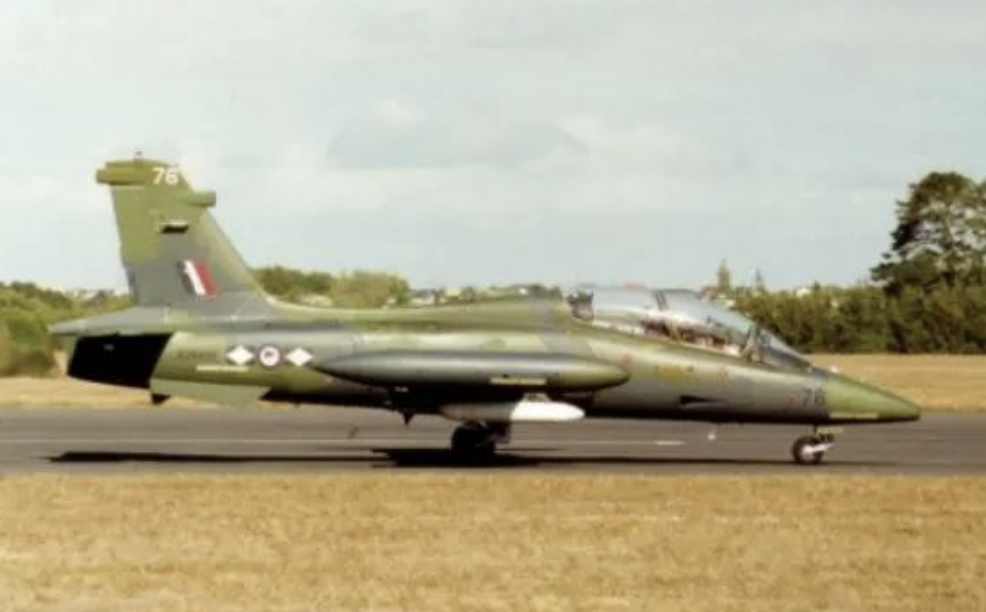
#> input picture experiment/exp4/2.png, 986 x 612 px
$ python Search.py   (older library calls are emulated)
#> lines starting #> are read from the running program, lines starting #| are printed output that depends on the picture; after the words box and inside, x2 and y2 are one past the last pixel; in counts of white or black regions, pixels touching at a corner belong together
import cv2
import numpy as np
from skimage import segmentation, color
import matplotlib.pyplot as plt
from skimage.feature import graycomatrix, graycoprops

# 计算两个区域之间的纹理相似度
def calculate_texture_similarity(region1, region2, image, segments):
    """使用灰度共生矩阵计算纹理相似度"""
    gray_image = cv2.cvtColor(image, cv2.COLOR_BGR2GRAY)  # 转为灰度图像
    texture1 = gray_image[segments == region1].reshape(-1, 1)  # 区域1的纹理
    texture2 = gray_image[segments == region2].reshape(-1, 1)  # 区域2的纹理

    # 计算灰度共生矩阵
    glcm1 = graycomatrix(texture1, [1], [0], symmetric=True, normed=True)
    glcm2 = graycomatrix(texture2, [1], [0], symmetric=True, normed=True)

    # 计算对比度
    contrast1 = graycoprops(glcm1, 'contrast')[0, 0]
    contrast2 = graycoprops(glcm2, 'contrast')[0, 0]

    # 返回两个区域之间的纹理相似度
    return abs(contrast1 - contrast2)

# 计算两个区域之间的颜色相似度
def calculate_color_similarity(region1, region2, image, segments, color_spaces=['RGB', 'HSV', 'GRAY']):
    """在多个颜色空间中计算颜色相似度"""
    color_similarity = 0
    for color_space in color_spaces:
        if color_space == 'RGB':
            img = image  # 原图RGB颜色空间
        elif color_space == 'HSV':
            img = cv2.cvtColor(image, cv2.COLOR_BGR2HSV)  # 转为HSV
        elif color_space == 'GRAY':
            img = cv2.cvtColor(image, cv2.COLOR_BGR2GRAY)  # 转为灰度

        # 计算区域1和区域2在颜色空间中的均值
        color1 = np.mean(img[segments == region1], axis=0)
        color2 = np.mean(img[segments == region2], axis=0)

        # 累加颜色空间中的相似度
        color_similarity += np.linalg.norm(color1 - color2)

    # 返回平均相似度
    return color_similarity / len(color_spaces)

# 计算两个区域之间的尺寸相似度
def calculate_size_similarity(region1, region2, segments):
    """计算尺寸相似度"""
    size1 = np.sum(segments == region1)  # 区域1的大小
    size2 = np.sum(segments == region2)  # 区域2的大小
    return 1 - abs(size1 - size2) / (size1 + size2)  # 计算相对大小差异

# 计算两个区域之间的位置相似度
def calculate_position_similarity(region1, region2, segments):
    """计算位置相似度"""
    y1, x1 = np.where(segments == region1)  # 区域1的像素位置
    y2, x2 = np.where(segments == region2)  # 区域2的像素位置
    center1 = [np.mean(x1), np.mean(y1)]  # 区域1的中心
    center2 = [np.mean(x2), np.mean(y2)]  # 区域2的中心
    return np.linalg.norm(np.array(center1) - np.array(center2))  # 计算中心之间的距离

# 计算两个区域之间的边缘相似度
def calculate_edge_similarity(region1, region2, image, segments):
    edges = cv2.Canny(cv2.cvtColor(image, cv2.COLOR_BGR2GRAY), 100, 200)  # 使用Canny边缘检测
    edge_density1 = np.sum(edges[segments == region1]) / np.sum(segments == region1)  # 区域1的边缘密度
    edge_density2 = np.sum(edges[segments == region2]) / np.sum(segments == region2)  # 区域2的边缘密度
    return abs(edge_density1 - edge_density2)  # 返回边缘密度差

# 综合计算多个相似度指标
def calculate_similarity(region1, region2, image, segments, color_spaces=['RGB', 'HSV', 'GRAY']):
    """综合计算多个相似度指标"""
    color_sim = calculate_color_similarity(region1, region2, image, segments, color_spaces)
    texture_sim = calculate_texture_similarity(region1, region2, image, segments)
    size_sim = calculate_size_similarity(region1, region2, segments)
    position_sim = calculate_position_similarity(region1, region2, segments)
    edge_sim = calculate_edge_similarity(region1, region2, image, segments)
    # 综合相似度
    similarity = 0.35 * color_sim + 0.25 * texture_sim + 0.2 * size_sim + 0.1 * position_sim + 0.1 * edge_sim

    return similarity

# 选择得分最高的top_k个区域
def select_top_regions(boxes, scores, top_k=5):
    """选择得分最高的top_k个区域"""
    sorted_indices = np.argsort(scores)[:top_k]  # 得分越小越好
    return [boxes[i] for i in sorted_indices]

# 计算两个框的IoU（交并比）
def calculate_iou(boxA, boxB):
    """计算两个框的IoU（交并比）"""
    xA = max(boxA[0], boxB[0])  # 交集左上角x
    yA = max(boxA[1], boxB[1])  # 交集左上角y
    xB = min(boxA[2], boxB[2])  # 交集右下角x
    yB = min(boxA[3], boxB[3])  # 交集右下角y

    interArea = max(0, xB - xA + 1) * max(0, yB - yA + 1)  # 交集面积
    boxAArea = (boxA[2] - boxA[0] + 1) * (boxA[3] - boxA[1] + 1)  # 框A的面积
    boxBArea = (boxB[2] - boxB[0] + 1) * (boxB[3] - boxB[1] + 1)  # 框B的面积
    iou = interArea / float(boxAArea + boxBArea - interArea)  # IoU计算公式
    return iou

# 评估选择性搜索的性能
def evaluate_performance(boxes, ground_truth_boxes, iou_threshold=0.5):
    """评估选择性搜索的性能，计算与ground truth的重叠度"""
    matches = 0
    for box in boxes:
        for gt_box in ground_truth_boxes:
            if calculate_iou(box, gt_box) >= iou_threshold:  # 若IoU高于阈值，计为匹配
                matches += 1
                break
    return matches / len(ground_truth_boxes)  # 返回匹配的比例

# 选择性搜索主函数
def selective_search_manual(image_path, ground_truth_boxes, target_regions=20, max_merges=100, init_segments=150, top_k=5):
    """选择性搜索主函数，包含区域打分与筛选、性能评估"""
#> called with image_path = '2.png', target_regions = 15, max_merges = 100, init_segments = 50, top_k = 30
    im = cv2.imread(image_path)  # 读取图像
#> im is the input picture: shape (612, 986, 3); mean B, G, R 146.6, 172.5, 178.8
    new_height = 200  # 新图像高度
    new_width = int(im.shape[1] * new_height / im.shape[0])  # 新图像宽度
#> new_width = 322
    im = cv2.resize(im, (new_width, new_height))  # 缩放图像
#> im: shape (200, 322, 3)

    # 初始分割图像为多个小区域
    segments = segmentation.slic(im, n_segments=init_segments, compactness=10)  # SLIC分割
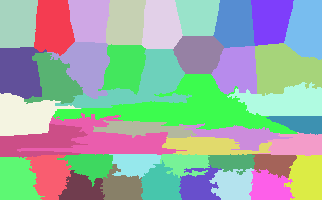
#> segments: shape (200, 322) int64; 41 distinct labels, from 1 to 41; one colour per label, 0 black
    regions = np.unique(segments)  # 获取所有区域标签
#> regions = 41 values from 1 to 41

    # 初始化相似度集合
    similarities = []
    for i in range(len(regions)):
        for j in range(i + 1, len(regions)):
            sim = calculate_similarity(regions[i], regions[j], im, segments)  # 计算相似度
            similarities.append((sim, regions[i], regions[j]))  # 保存相似度及区域信息
#> this loop made 41 passes
#> pass 1, in calculate_texture_similarity, `gray_image = cv2.cvtColor(image, cv2.COLOR_BGR2GRAY)`:
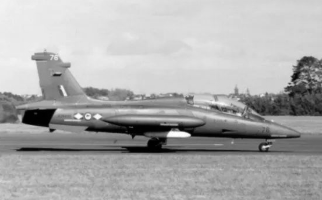
#> gray_image: shape (200, 322); min 0, max 254, mean 171.3
#> pass 1, in calculate_edge_similarity, `edges = cv2.Canny(cv2.cvtColor(image, cv2.COLOR_BGR2GRAY), 100, 200)`:
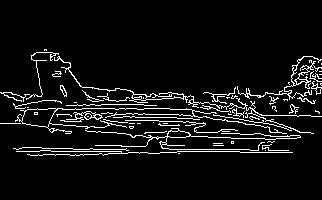
#> edges: shape (200, 322); 6.8% white in thin lines or dots, all inside (x1, y1, x2, y2) = (0, 49, 322, 156)

    similarities = sorted(similarities, key=lambda x: x[0])  # 相似度排序
    merge_count = 0
    while similarities and len(regions) > target_regions and merge_count < max_merges:
        sim, region1, region2 = similarities.pop(0)  # 取出最相似的区域
        segments[segments == region2] = region1  # 合并区域
        merge_count += 1
        regions = np.unique(segments)  # 更新区域标签
        new_similarities = []
        for region in regions:
            if region != region1:
                sim = calculate_similarity(region1, region, im, segments)  # 计算新的相似度
                new_similarities.append((sim, region1, region))
        similarities = sorted(new_similarities, key=lambda x: x[0])
#> this loop made 26 passes
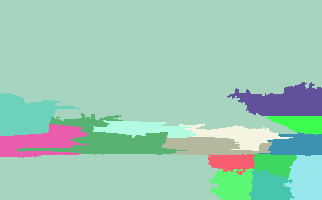
#> segments: shape (200, 322) int64; 15 distinct labels, from 5 to 40; one colour per label, 0 black

    # 提取最终的区域框并计算得分
    boxes = []
    scores = []
    for region in np.unique(segments):
        y, x = np.where(segments == region)
        x_min, x_max = x.min(), x.max()
        y_min, y_max = y.min(), y.max()
        boxes.append([x_min, y_min, x_max, y_max])  # 保存框信息
        scores.append(calculate_size_similarity(region, region, segments))  # 保存得分
#> this loop made 15 passes
#> region on passes 1 to 12: 5, 19, 20, 21, 22, 23, 24, 25, 26, 27, 32, 33

    # 筛选出得分最高的 top_k 个区域
    selected_boxes = select_top_regions(boxes, scores, top_k)

    # 绘制筛选后的结果
    for box in selected_boxes:
        cv2.rectangle(im, (box[0], box[1]), (box[2], box[3]), (0, 255, 0), 1, cv2.LINE_AA)
#> this loop made 15 passes
#> box on passes 1 to 12: [0, 0, 321, 199], [227, 82, 321, 115], [0, 93, 80, 135], [17, 113, 186, 154], [266, 116, 321, 134], [93, 120, 196, 137], [179, 123, 292, 150], [0, 124, 87, 157], [258, 132, 321, 155], [162, 136, 271, 154], [208, 154, 254, 174], [252, 154, 296, 177]
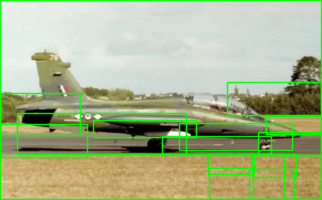
#> im: shape (200, 322, 3); mean B, G, R 138.6, 180.1, 167.5

    # 评估性能
    performance_score = evaluate_performance(selected_boxes, ground_truth_boxes)
#> the loop in evaluate_performance, `for box in boxes:` made 15 passes
    print(f"Performance Score (IoU >= 0.5): {performance_score:.2f}")
#| Performance Score (IoU >= 0.5): 0.00

    cv2.imshow("Selective Search Manual", im)
    cv2.waitKey(0)
    cv2.destroyAllWindows()

# 初始分割展示函数
def generate_initial_segmentation(image_path, n_segments=150, compactness=10):
    # 读取图像并转换为 RGB 格式
    image = cv2.imread(image_path)
    image = cv2.cvtColor(image, cv2.COLOR_BGR2RGB)

    # 使用 SLIC 对图像进行分割
    segments = segmentation.slic(image, n_segments=n_segments, compactness=compactness, start_label=1)

    # 将每个分割区域填充为均值颜色
    segmented_image = color.label2rgb(segments, image, kind='avg')

    # 显示分割结果
    plt.figure(figsize=(10, 6))
    plt.imshow(segmented_image)
    plt.axis('off')
    plt.title("Initial Segmentation with SLIC")
    plt.show()

# 展示初始分割结果
# generate_initial_segmentation('2.png', n_segments=200, compactness=100)

# ground truth boxes（用于性能评估）
# ground_truth_boxes = [
#     [20, 47, 300, 150],  # 框
#     [16, 50, 320, 161]
# ]
ground_truth_boxes = [
    [20, 20, 140, 193],  # 框
    [46, 20, 104, 88]
]


selective_search_manual('2.png', ground_truth_boxes, target_regions=15, max_merges=100, init_segments=50, top_k=30)

$ run again, with experiment/exp4/1.png copied over experiment/exp4/2.png
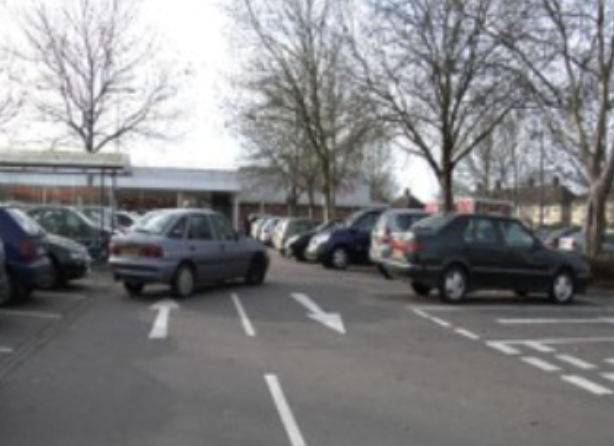
#> input picture experiment/exp4/1.png, 614 x 446 px
#> in selective_search_manual, im is the input picture: shape (446, 614, 3); mean B, G, R 131.1, 129.2, 129.1
#> regions = 31 values from 1 to 31
#> the loop in selective_search_manual, `for i in range(len(regions)):` made 31 passes
#> the loop in selective_search_manual, `while similarities and len(regions) > target_regions and merge_count <..` made 16 passes
#> after the loop in selective_search_manual, `while similarities and len(regions) > target_regions and merge_count <..`:
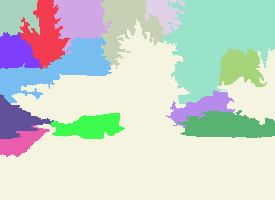
#> segments: shape (200, 275) int64; 15 distinct labels, from 1 to 21; one colour per label, 0 black
#> the loop in selective_search_manual, `for region in np.unique(segments):` made 15 passes
#> region on passes 7 to 14: 8, 9, 12, 14, 15, 17, 18, 20
#> the loop in selective_search_manual, `for box in selected_boxes:` made 15 passes
#> box on passes 1 to 8: [0, 0, 39, 36], [19, 0, 70, 68], [53, 0, 112, 53], [100, 0, 163, 68], [144, 0, 185, 34], [161, 0, 274, 103], [0, 32, 40, 68], [0, 36, 111, 103]
#> after the loop in selective_search_manual, `for box in selected_boxes:`:
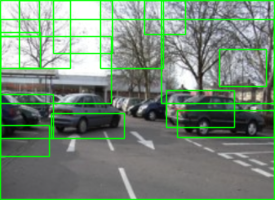
#> im: shape (200, 275, 3); mean B, G, R 118.9, 138.6, 117.2
#> the loop in evaluate_performance, `for box in boxes:` made 15 passes
#| Performance Score (IoU >= 0.5): 0.00
